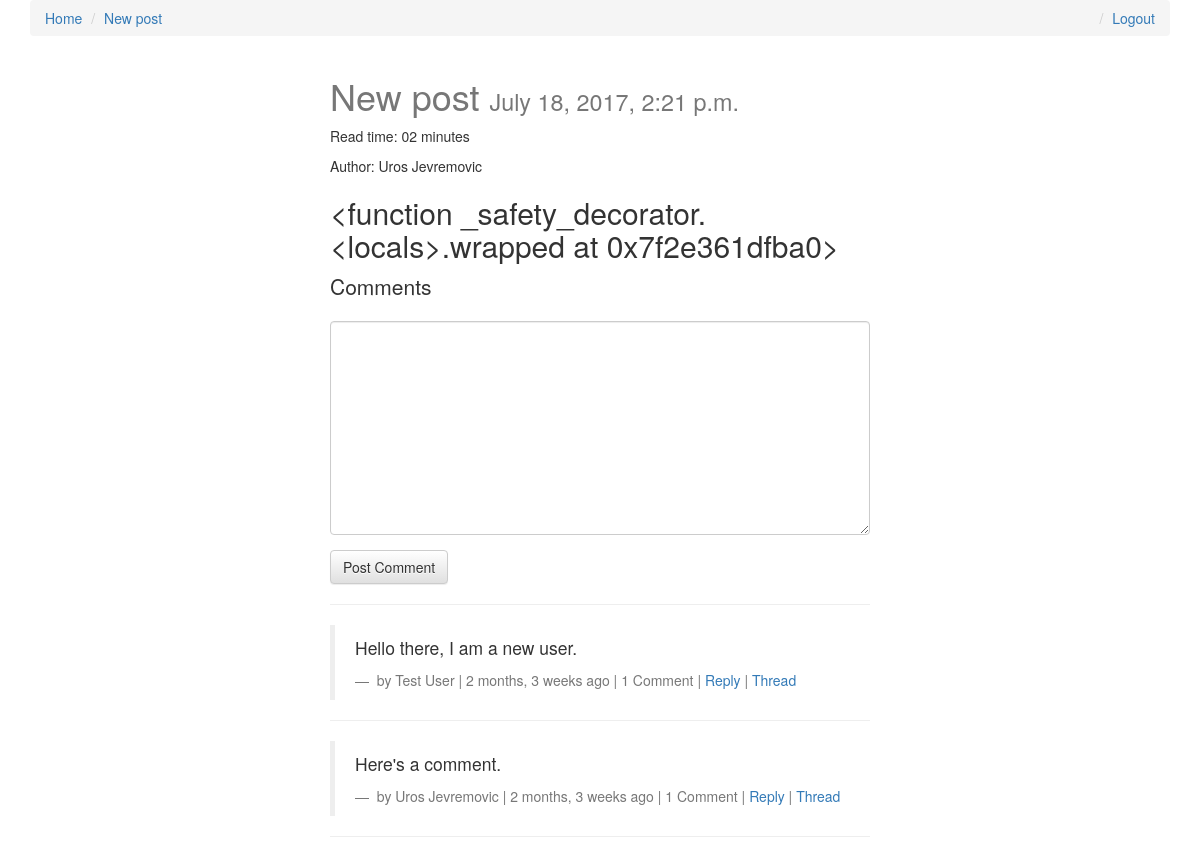
/new-post/ (signed in), run on the app's committed database.
### posts/models.py (models this page shows, shortened)
class Post(models.Model):
    user = models.ForeignKey(settings.AUTH_USER_MODEL, default=1)
    title = models.CharField(max_length=255)
    slug = models.SlugField(unique=True)
    image = models.ImageField(null=True, blank=True,
                              height_field='image_height', width_field='image_width')
    image_width = models.IntegerField(default=0)
    image_height = models.IntegerField(default=0)
    share_public = models.BooleanField(default=True)
    content = models.TextField()
    read_time = models.TimeField(null=True, blank=True)
    updated = models.DateTimeField(auto_now=True)
    created_at = models.DateTimeField(auto_now_add=True)
    objects = PostManager()
    def get_absolute_url(self):
        return reverse('posts:detail', kwargs={'slug': self.slug})
    def get_markdown(self):
        content = self.content
        return mark_safe(markdown(content))
    class Meta:
        ordering = ['-created_at', '-updated']
    def comments(self):
        qs = Comment.objects.filter_by_instance(self)
        return qs
    def get_content_type(self):
        contentt_type = ContentType.objects.get_for_model(self.__class__)
        return contentt_type

### comments/models.py (models this page shows, shortened)
class Comment(models.Model):
    user = models.ForeignKey(settings.AUTH_USER_MODEL, default=1)
    content_type = models.ForeignKey(ContentType, on_delete=models.CASCADE)
    object_id = models.PositiveIntegerField()
    content_object = GenericForeignKey('content_type', 'object_id')
    parent = models.ForeignKey('self', null=True, blank=True)
    content = models.TextField()
    timestamp = models.DateTimeField(auto_now_add=True)
    objects = CommentManager()
    class Meta:
        ordering = ['-timestamp',]
    def get_absolute_url(self):
        return reverse('comments:thread', kwargs={
            'pk': self.pk
        })
    def children(self):  # replies
        return Comment.objects.filter(parent=self)

### posts/views.py (the view, shortened to what this page needs)
# urls.py: url(r'^(?P<slug>[\w-]+)/$', views.post_detail, name='detail'),
def post_detail(request, slug):
    post = get_object_or_404(Post, slug=slug)
    if not post.share_public:
        if not (request.user.is_staff or request.user.is_superuser):
            raise Http404
    initial_data = {
        'content_type': post.get_content_type,
        'object_id': post.id,
    }
    form = CommentForm(request.POST or None, initial=initial_data)
    comments = post.comments()
    return render(request, 'posts/single_post.html',
                  {'post': post, 'comments': comments, 'comment_form': form})

### comments/forms.py
class CommentForm(forms.Form):
    content_type = forms.CharField(widget=forms.HiddenInput)
    object_id = forms.IntegerField(widget=forms.HiddenInput)
    parent_id = forms.IntegerField(widget=forms.HiddenInput, required=False)
    content = forms.CharField(label='',widget=forms.Textarea)

### comments/models.py (called while the page is built)
    def filter_by_instance(self, instance):
        content_type = ContentType.objects.get_for_model(instance.__class__)
        obj_id = instance.id
        qs = super(CommentManager, self).filter(content_type=content_type, object_id=obj_id).filter(parent=None)
        return qs

### posts/templatetags/urlify.py (called while the page is built)
@register.filter
def urlify(value):
    return quote_plus(value)

### posts/templates/posts/single_post.html (shortened to what this page needs)
{% extends 'layout.html' %}
{% load crispy_forms_tags %}
{% load urlify %}
{% load markdown_deux_tags %}
{% block post_detail_link %}
    <li><a href="{{ post.get_absolute_url }}">{{ post.title }}</a></li>
{% endblock %}
{% block content %}
    <div class="col-sm-6 col-sm-offset-3">
        <h1>{{ post.title }} <small>{{ post.created_at }}</small></h1>
        <p>Read time: {{ post.read_time|time:'i' }} minute{{ post.read_time|time:'i'|pluralize }}</p>
        {% if post.user.get_full_name %}
            <p>Author: {{ post.user.get_full_name }}</p>
        {% endif %}
        <div class="post-detail-item"><h2>{{ post.get_markdown }}</h2></div>
        <div>
            <p class="lead">Comments</p>
            {% if request.user.is_authenticated %}
                <form method="POST" action=".">
                    {{ comment_form|crispy }}
                    <input type="submit" value="Post Comment" class="btn btn-default">
                </form>
            {% else %}
                <p>You must login to comment</p>
            {% endif %}
            <hr>
            {% for comment in comments %}
                <blockquote>
                    <p>{{ comment.content }}</p>
                    <footer>
                        by {{ comment.user.get_full_name }} | {{ comment.timestamp|timesince }} ago |
                        {% if comment.children.count > 0 %}{{ comment.children.count }} Comment{{ comment.children|pluralize}}
                        | {% endif %}
                        {% if request.user.is_authenticated %}
                            <a class="comment-reply-btn" href="#">Reply</a> | <a href="{{ comment.get_absolute_url }}">
                            Thread</a>
                        {% endif %}
                    </footer>
                </blockquote>
                <hr>
            {% endfor %}
        </div>
    </div>
{% endblock %}

### static/css/base.css (style rules this page uses)
h1 { color: #777; }

### data on the page
Post: title "New post", created_at "July 18, 2017, 2:21 p.m.", read_time "02", user.get_full_name "Uros Jevremovic", get_markdown "<function _safety_decorator.<locals>.wrapped at 0x7f2e361dfba0>"
Comment: content "Hello there, I am a new user.", user.get_full_name "Test User", timestamp "2 months, 3 weeks", children.count "1"
Comment: content "Here's a comment.", user.get_full_name "Uros Jevremovic", timestamp "2 months, 3 weeks", children.count "1"
